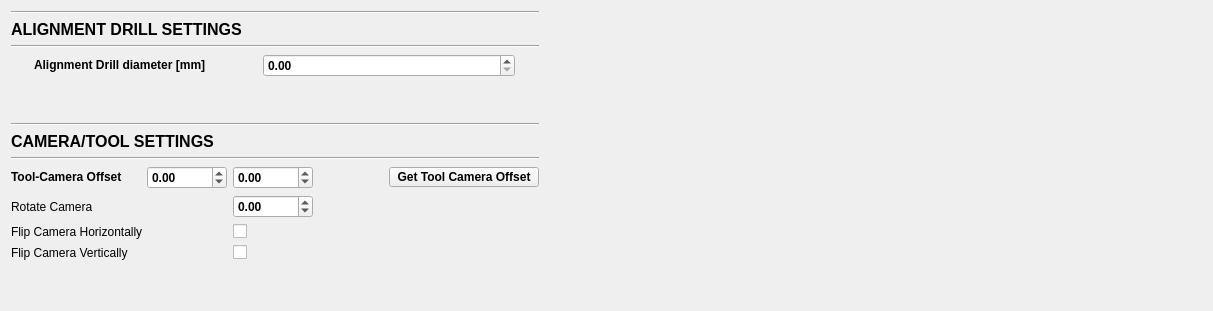
          <widget class="QWidget" name="alignment_settings_tab">
           <attribute name="title">
            <string>Alignment Settings</string>
           </attribute>
           <layout class="QHBoxLayout" name="horizontalLayout_24">
            <item>
             <layout class="QVBoxLayout" name="verticalLayout_15">
              <item>
               <widget class="Line" name="line_21">
                <property name="orientation">
                 <enum>Qt::Orientation::Horizontal</enum>
                </property>
               </widget>
              </item>
              <item>
               <widget class="QLabel" name="alignment_drill_section_la">
                <property name="font">
                 <font>
                  <pointsize>12</pointsize>
                  <bold>true</bold>
                 </font>
                </property>
                <property name="text">
                 <string>ALIGNMENT DRILL SETTINGS</string>
                </property>
               </widget>
              </item>
              <item>
               <widget class="Line" name="line_22">
                <property name="orientation">
                 <enum>Qt::Orientation::Horizontal</enum>
                </property>
               </widget>
              </item>
              <item>
               <layout class="QHBoxLayout" name="horizontalLayout_25">
                <item>
                 <widget class="QLabel" name="allignment_drill_diameter_la">
                  <property name="sizePolicy">
                   <sizepolicy hsizetype="Fixed" vsizetype="Fixed">
                    <horstretch>0</horstretch>
                    <verstretch>0</verstretch>
                   </sizepolicy>
                  </property>
                  <property name="minimumSize">
                   <size>
                    <width>200</width>
                    <height>0</height>
                   </size>
                  </property>
                  <property name="maximumSize">
                   <size>
                    <width>130</width>
                    <height>16777215</height>
                   </size>
                  </property>
                  <property name="font">
                   <font>
                    <bold>true</bold>
                   </font>
                  </property>
                  <property name="locale">
                   <locale language="English" country="UnitedKingdom"/>
                  </property>
                  <property name="text">
                   <string>Alignment Drill diameter [mm]</string>
                  </property>
                 </widget>
                </item>
                <item>
                 <widget class="QDoubleSpinBox" name="alignment_drill_diameter_dsb">
                  <property name="sizePolicy">
                   <sizepolicy hsizetype="Fixed" vsizetype="Fixed">
                    <horstretch>0</horstretch>
                    <verstretch>0</verstretch>
                   </sizepolicy>
                  </property>
                  <property name="minimumSize">
                   <size>
                    <width>252</width>
                    <height>0</height>
                   </size>
                  </property>
                  <property name="maximumSize">
                   <size>
                    <width>252</width>
                    <height>16777215</height>
                   </size>
                  </property>
                  <property name="font">
                   <font>
                    <bold>true</bold>
                   </font>
                  </property>
                  <property name="locale">
                   <locale language="English" country="UnitedKingdom"/>
                  </property>
                  <property name="buttonSymbols">
                   <enum>QAbstractSpinBox::ButtonSymbols::UpDownArrows</enum>
                  </property>
                  <property name="maximum">
                   <double>100000.000000000000000</double>
                  </property>
                  <property name="singleStep">
                   <double>1.000000000000000</double>
                  </property>
                 </widget>
                </item>
               </layout>
              </item>
              <item>
               <spacer name="verticalSpacer_10">
                <property name="orientation">
                 <enum>Qt::Orientation::Vertical</enum>
                </property>
                <property name="sizeHint" stdset="0">
                 <size>
                  <width>20</width>
                  <height>40</height>
                 </size>
                </property>
               </spacer>
              </item>
              <item>
               <widget class="Line" name="line_23">
                <property name="orientation">
                 <enum>Qt::Orientation::Horizontal</enum>
                </property>
               </widget>
              </item>
              <item>
               <widget class="QLabel" name="alignment_camera_tool_offset_section_la">
                <property name="font">
                 <font>
                  <pointsize>12</pointsize>
                  <bold>true</bold>
                 </font>
                </property>
                <property name="text">
                 <string>CAMERA/TOOL SETTINGS</string>
                </property>
               </widget>
              </item>
              <item>
               <widget class="Line" name="line_24">
                <property name="orientation">
                 <enum>Qt::Orientation::Horizontal</enum>
                </property>
               </widget>
              </item>
              <item>
               <layout class="QGridLayout" name="gridLayout_17">
                <property name="sizeConstraint">
                 <enum>QLayout::SizeConstraint::SetDefaultConstraint</enum>
                </property>
                <item row="0" column="1">
                 <widget class="QDoubleSpinBox" name="x_tool_camera_offset_dsb">
                  <property name="sizePolicy">
                   <sizepolicy hsizetype="Fixed" vsizetype="Fixed">
                    <horstretch>0</horstretch>
                    <verstretch>0</verstretch>
                   </sizepolicy>
                  </property>
                  <property name="minimumSize">
                   <size>
                    <width>80</width>
                    <height>20</height>
                   </size>
                  </property>
                  <property name="maximumSize">
                   <size>
                    <width>80</width>
                    <height>16777215</height>
                   </size>
                  </property>
                  <property name="font">
                   <font>
                    <bold>true</bold>
                   </font>
                  </property>
                  <property name="locale">
                   <locale language="English" country="UnitedKingdom"/>
                  </property>
                  <property name="buttonSymbols">
                   <enum>QAbstractSpinBox::ButtonSymbols::UpDownArrows</enum>
                  </property>
                  <property name="minimum">
                   <double>-1000.000000000000000</double>
                  </property>
                  <property name="maximum">
                   <double>1000.000000000000000</double>
                  </property>
                  <property name="singleStep">
                   <double>0.100000000000000</double>
                  </property>
                 </widget>
                </item>
                <item row="0" column="2">
                 <widget class="QDoubleSpinBox" name="y_tool_camera_offset_dsb">
                  <property name="sizePolicy">
                   <sizepolicy hsizetype="Fixed" vsizetype="Fixed">
                    <horstretch>0</horstretch>
                    <verstretch>0</verstretch>
                   </sizepolicy>
                  </property>
                  <property name="minimumSize">
                   <size>
                    <width>80</width>
                    <height>20</height>
                   </size>
                  </property>
                  <property name="maximumSize">
                   <size>
                    <width>80</width>
                    <height>16777215</height>
                   </size>
                  </property>
                  <property name="font">
                   <font>
                    <bold>true</bold>
                   </font>
                  </property>
                  <property name="locale">
                   <locale language="English" country="UnitedKingdom"/>
                  </property>
                  <property name="buttonSymbols">
                   <enum>QAbstractSpinBox::ButtonSymbols::UpDownArrows</enum>
                  </property>
                  <property name="minimum">
                   <double>-1000.000000000000000</double>
                  </property>
                  <property name="maximum">
                   <double>1000.000000000000000</double>
                  </property>
                  <property name="singleStep">
                   <double>0.100000000000000</double>
                  </property>
                 </widget>
                </item>
                <item row="0" column="4">
                 <widget class="QPushButton" name="get_tool_camera_offset_pb">
                  <property name="sizePolicy">
                   <sizepolicy hsizetype="Fixed" vsizetype="Fixed">
                    <horstretch>0</horstretch>
                    <verstretch>0</verstretch>
                   </sizepolicy>
                  </property>
                  <property name="minimumSize">
                   <size>
                    <width>150</width>
                    <height>20</height>
                   </size>
                  </property>
                  <property name="maximumSize">
                   <size>
                    <width>180</width>
                    <height>20</height>
                   </size>
                  </property>
                  <property name="font">
                   <font>
                    <bold>true</bold>
                   </font>
                  </property>
                  <property name="locale">
                   <locale language="English" country="UnitedKingdom"/>
                  </property>
                  <property name="text">
                   <string>Get Tool Camera Offset</string>
                  </property>
                 </widget>
                </item>
                <item row="0" column="0">
                 <widget class="QLabel" name="tool_camera_offset_la">
                  <property name="sizePolicy">
                   <sizepolicy hsizetype="Fixed" vsizetype="Fixed">
                    <horstretch>0</horstretch>
                    <verstretch>0</verstretch>
                   </sizepolicy>
                  </property>
                  <property name="minimumSize">
                   <size>
                    <width>130</width>
                    <height>20</height>
                   </size>
                  </property>
                  <property name="maximumSize">
                   <size>
                    <width>130</width>
                    <height>16777215</height>
                   </size>
                  </property>
                  <property name="font">
                   <font>
                    <bold>true</bold>
                   </font>
                  </property>
                  <property name="locale">
                   <locale language="English" country="UnitedKingdom"/>
                  </property>
                  <property name="text">
                   <string>Tool-Camera Offset</string>
                  </property>
                 </widget>
                </item>
                <item row="4" column="2" alignment="Qt::AlignmentFlag::AlignHCenter">
                 <widget class="QCheckBox" name="flip_cam_h_chb">
                  <property name="sizePolicy">
                   <sizepolicy hsizetype="Expanding" vsizetype="Fixed">
                    <horstretch>0</horstretch>
                    <verstretch>0</verstretch>
                   </sizepolicy>
                  </property>
                  <property name="minimumSize">
                   <size>
                    <width>150</width>
                    <height>0</height>
                   </size>
                  </property>
                  <property name="maximumSize">
                   <size>
                    <width>16777215</width>
                    <height>16777215</height>
                   </size>
                  </property>
                  <property name="layoutDirection">
                   <enum>Qt::LayoutDirection::LeftToRight</enum>
                  </property>
                 </widget>
                </item>
                <item row="5" column="2">
                 <widget class="QCheckBox" name="flip_cam_v_chb">
                  <property name="sizePolicy">
                   <sizepolicy hsizetype="Expanding" vsizetype="Fixed">
                    <horstretch>0</horstretch>
                    <verstretch>0</verstretch>
                   </sizepolicy>
                  </property>
                  <property name="minimumSize">
                   <size>
                    <width>150</width>
                    <height>0</height>
                   </size>
                  </property>
                  <property name="maximumSize">
                   <size>
                    <width>16777215</width>
                    <height>16777215</height>
                   </size>
                  </property>
                  <property name="layoutDirection">
                   <enum>Qt::LayoutDirection::LeftToRight</enum>
                  </property>
                  <property name="text">
                   <string/>
                  </property>
                 </widget>
                </item>
                <item row="4" column="0" colspan="2">
                 <widget class="QLabel" name="flip_cam_h_la">
                  <property name="text">
                   <string>Flip Camera Horizontally</string>
                  </property>
                 </widget>
                </item>
                <item row="5" column="0" colspan="2">
                 <widget class="QLabel" name="flip_cam_v_la">
                  <property name="text">
                   <string>Flip Camera Vertically</string>
                  </property>
                 </widget>
                </item>
                <item row="1" column="0" colspan="2">
                 <widget class="QLabel" name="rotate_cam_la">
                  <property name="text">
                   <string>Rotate Camera</string>
                  </property>
                 </widget>
                </item>
                <item row="1" column="2">
                 <widget class="QDoubleSpinBox" name="camera_rotation_dsb">
                  <property name="sizePolicy">
                   <sizepolicy hsizetype="Fixed" vsizetype="Fixed">
                    <horstretch>0</horstretch>
                    <verstretch>0</verstretch>
                   </sizepolicy>
                  </property>
                  <property name="minimumSize">
                   <size>
                    <width>80</width>
                    <height>20</height>
                   </size>
                  </property>
                  <property name="maximumSize">
                   <size>
                    <width>80</width>
                    <height>16777215</height>
                   </size>
                  </property>
                  <property name="font">
                   <font>
                    <bold>true</bold>
                   </font>
                  </property>
                  <property name="locale">
                   <locale language="English" country="UnitedKingdom"/>
                  </property>
                  <property name="buttonSymbols">
                   <enum>QAbstractSpinBox::ButtonSymbols::UpDownArrows</enum>
                  </property>
                  <property name="minimum">
                   <double>-180.000000000000000</double>
                  </property>
                  <property name="maximum">
                   <double>180.000000000000000</double>
                  </property>
                  <property name="singleStep">
                   <double>0.100000000000000</double>
                  </property>
                 </widget>
                </item>
               </layout>
              </item>
              <item>
               <spacer name="verticalSpacer_11">
                <property name="orientation">
                 <enum>Qt::Orientation::Vertical</enum>
                </property>
                <property name="sizeHint" stdset="0">
                 <size>
                  <width>20</width>
                  <height>40</height>
                 </size>
                </property>
               </spacer>
              </item>
             </layout>
            </item>
            <item>
             <spacer name="horizontalSpacer_18">
              <property name="orientation">
               <enum>Qt::Orientation::Horizontal</enum>
              </property>
              <property name="sizeHint" stdset="0">
               <size>
                <width>40</width>
                <height>20</height>
               </size>
              </property>
             </spacer>
            </item>
            <item>
             <spacer name="horizontalSpacer_12">
              <property name="orientation">
               <enum>Qt::Orientation::Vertical</enum>
              </property>
              <property name="sizeHint" stdset="0">
               <size>
                <width>623</width>
                <height>20</height>
               </size>
              </property>
             </spacer>
            </item>
           </layout>
          </widget>
